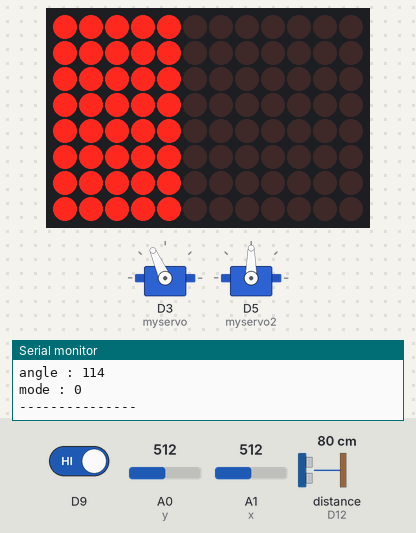
The sketch below on a simulated Arduino Uno R4 WiFi. Parts: 2 × servo, 12×8 LED matrix, the last lines printed to the serial monitor. Wiring (inferred from the names in the program): ultrasonic range finder: trigger D13; echo D12. The test bench sets the inputs (shaded band); at power-on: distance to the obstacle (sensor on D12) 80 cm, D9 HIGH, A0 (y) = 512, A1 (x) = 512. The echo pulse lasts 58.3 µs per cm; WiFi joins after 1.5 s; servers stay silent unless stated.

Above: at 12.7 s.
12.8 s: distance to the obstacle (sensor on D12) set to 2 cm
At 13.18 s:
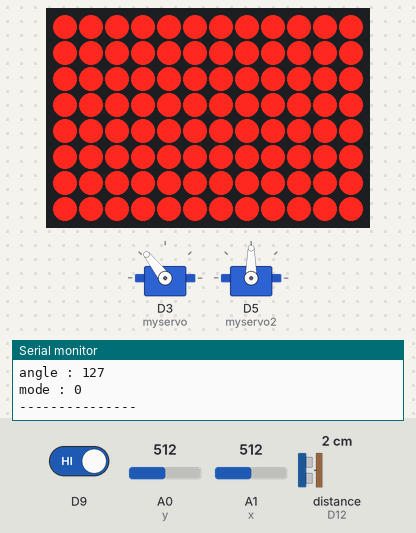
At 13.78 s:
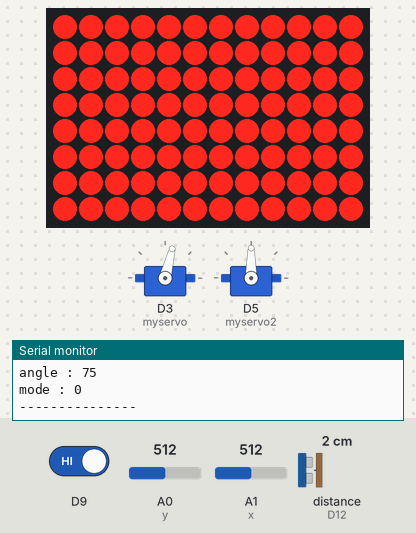
15.4 s: D9 driven LOW
At 17.1 s:
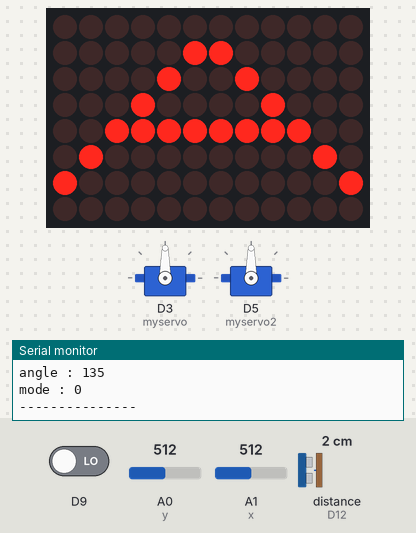
17.9 s: distance to the obstacle (sensor on D12) set to 18 cm
20.9 s: distance to the obstacle (sensor on D12) set to 35 cm
22.9 s: distance to the obstacle (sensor on D12) set to 60 cm
25.9 s: A0 (y) set to 716
At 31.2 s:
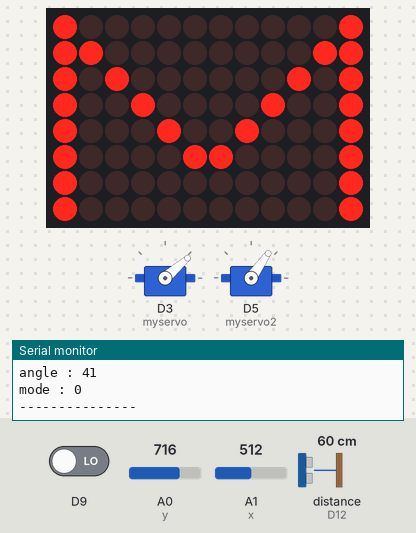
Timing chart, 0 to 31.9 s (numbered marks = the images above; inputs shaded):
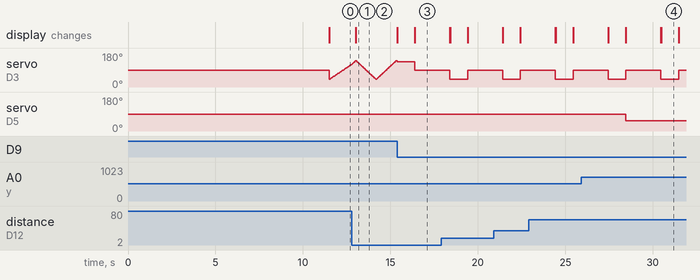

The sketch:

DoubleServo-ALL.ino
```cpp
#include "Arduino_LED_Matrix.h"
ArduinoLEDMatrix matrix;

#include <Servo.h>
Servo myservo;
Servo myservo2;

#include "WiFiS3.h"

//Variables partie opérative
int x = A1;
int y = A0;
int ms = 7;

int trigg = 13;
int echo = 12;
float distance;
int col0; int col1; int col2; int col3; int col4; int col5; int col6; int col7; int col8; int col9; int col10; int col11;

int move;

int cmp;
int check;

bool Manu;
bool upfront;

//Variables partie réseau
char ssid[] = "Freebox-C826F1_5GHz";        // SSID
char pass[] = "3xbz4qhnvcqwwdmvqnnzr5";    // Mot de passe du réseau
int keyIndex = 0;                 // Index utile pour WEP
byte mac[6];        // variable de 6 octets de long pour venir stocker l'adresse MAC de la carte
int status = WL_IDLE_STATUS;

// La communication avec le serveur se fera sur le port 80
WiFiServer server(80);

void setup() {

  Serial.begin(250000);
  while (!Serial) {
    ;
  }

// Setup partie Opérative ---------------------------------------------------------------------------------------------

  //définition des sorties PWM pour piloter les servomoteurs
  myservo.attach(3);
  myservo2.attach(5);

  //définition des entrées du joystick
  pinMode(x, INPUT);
  pinMode(y, INPUT);
  pinMode(ms, INPUT);

  //définition du bouton
  pinMode(9, INPUT);

  //Définition des E/S
  pinMode(trigg, OUTPUT);
  pinMode(echo, INPUT);

  //reset du signal au lancement du programme au cas où
  digitalWrite(trigg, false);

  matrix.begin();
  matrix.play(true);

  //Conditions initiales pour le cycle de rotation
  cmp = 40;
  check = 1;
  Manu = false;

// Setup partie Réseau ---------------------------------------------------------------------------------------------

  WiFi.macAddress(mac); //Stockage de l'adresse MAC de la carte

  // Attente du module Wi-fi
  if (WiFi.status() == WL_NO_MODULE) {
    Serial.println("Communication with WiFi module failed!");
    while (true);
  }

  // Vérification de la version du firmware
  String fv = WiFi.firmwareVersion();
  if (fv < WIFI_FIRMWARE_LATEST_VERSION) {
    Serial.println("Please upgrade the firmware");
  }

  // En attente de connection au réseau
  while (status != WL_CONNECTED) {
    Serial.print("Attempting to connect to SSID: ");
    Serial.println(ssid);

    // Connection au réseau
    status = WiFi.begin(ssid, pass);

    // Essai effectué toutes les 10 secondes
    delay(10000);
  }

  // Lancement du serveur une fois que la connection au réseau est établie
  server.begin();

  // Impression des infos de connection

  // Impression du SSID
  Serial.print("SSID: ");
  Serial.println(WiFi.SSID());

  // Impression de l'adresse IP
  IPAddress ip = WiFi.localIP();
  Serial.print("IP Address: ");
  Serial.println(ip);

  // Impression de la force du signal
  long rssi = WiFi.RSSI();
  Serial.print("signal strength (RSSI):");
  Serial.print(rssi);
  Serial.println(" dBm");

  // Impression de l'adresse MAC
  Serial.print("Adresse MAC : ");
  Serial.print(mac[0],HEX);
  Serial.print(":");
  Serial.print(mac[1],HEX);
  Serial.print(":");
  Serial.print(mac[2],HEX);
  Serial.print(":");
  Serial.print(mac[3],HEX);
  Serial.print(":");
  Serial.print(mac[4],HEX);
  Serial.print(":");
  Serial.println(mac[5],HEX);
}


void loop() {

// PARTIE OPERATIVE ---------------------------------------------------------------------------------------------

    //Gestion Mode
    //Incrémentation du compteur de gestion de mode
    if (digitalRead(9)==0){
        move++;
    }

    //Passage en mode manu (tempo d'une seconde pour contrer la vitesse d'execution du programme)
    if (move == 1) {

      while (!upfront){

        byte matrice[8][12] = {
          {1, 0, 0, 0, 0, 0, 0, 0, 0, 0, 0, 1},
          {1, 1, 0, 0, 0, 0, 0, 0, 0, 0, 1, 1},
          {1, 0, 1, 0, 0, 0, 0, 0, 0, 1, 0, 1},
          {1, 0, 0, 1, 0, 0, 0, 0, 1, 0, 0, 1},
          {1, 0, 0, 0, 1, 0, 0, 1, 0, 0, 0, 1},
          {1, 0, 0, 0, 0, 1, 1, 0, 0, 0, 0, 1},
          {1, 0, 0, 0, 0, 0, 0, 0, 0, 0, 0, 1},
          {1, 0, 0, 0, 0, 0, 0, 0, 0, 0, 0, 1}
        };

        matrix.renderBitmap(matrice, 8, 12);

        delay(1000);
        upfront = true;

      }

      Manu = true;

    }

    //Passage en mode auto (tempo d'une seconde pour contrer la vitesse d'execution du programme)
    if (move == 2){

      while (upfront){

        byte matrice[8][12] = {
          {0, 0, 0, 0, 0, 0, 0, 0, 0, 0, 0, 0},
          {0, 0, 0, 0, 0, 1, 1, 0, 0, 0, 0, 0},
          {0, 0, 0, 0, 1, 0, 0, 1, 0, 0, 0, 0},
          {0, 0, 0, 1, 0, 0, 0, 0, 1, 0, 0, 0},
          {0, 0, 1, 1, 1, 1, 1, 1, 1, 1, 0, 0},
          {0, 1, 0, 0, 0, 0, 0, 0, 0, 0, 1, 0},
          {1, 0, 0, 0, 0, 0, 0, 0, 0, 0, 0, 1},
          {0, 0, 0, 0, 0, 0, 0, 0, 0, 0, 0, 0}
        };

        matrix.renderBitmap(matrice, 8, 12);

        delay(2000);
        upfront = false;

      }

      Manu = false;
      move = 0;

      //Conditions initiales
      digitalWrite(trigg, false);
      cmp = 40;
      check = 1;

    }

  //Mode MANU ---
  if (Manu){

    //Calcul des positions des servos
    myservo.write(180-analogRead(x)*180/1023);
    myservo2.write(180-analogRead(y)*180/1023);

  };

    //Mode AUTO ---

  if (!Manu){

    // remise à 0 du cyle
    if (cmp == 40){
      check = 1;
    };

    //condition pour commencer le cycle
    if (cmp < 140 && check == 1 ) {
      //incrémentation jusqu'à 180°
      cmp = cmp + 1;
      myservo.write(cmp);

    } else {
      //décrémentation jusqu'à 0°
      check = 0;
      cmp = cmp - 1;
      myservo.write(cmp);

    };

      //Emission d'un signal de 10µs
      digitalWrite(trigg, true);
      delayMicroseconds(10);
      digitalWrite(trigg, false);

      //Mesure du temps (en microsecondes) qui sépare l'émission et la réception du signal de 10µs émis, avec un Time Out de 15 ms pour éviter les ralentissements
      float time = pulseIn(echo, true, 15000);

      //Calcul de la distance avant le rebond du signal (d=v*t) en centimètre
      float distance = ((time / 1000000) / 2) * 340 * 100; // 1 s = 1 000 000 µs | On divise par 2 le temps pour obtenir la durée avant rebond

      //log

      Serial.print("Distance : ");
      Serial.print(distance); //en cm
      Serial.println(" cm");
      Serial.print("temps : ");
      Serial.print(time);
      Serial.println(" μs");
      Serial.println("");
      Serial.print("x : ");
      Serial.println(analogRead(x));
      Serial.print("y : ");
      Serial.println(analogRead(y));
      Serial.print("angle : ");
      Serial.println(cmp);
      Serial.print("mode : ");
      Serial.println(move);
      Serial.println("---------------");

      int col[13]{ col0, col1, col2, col3, col4, col4, col5, col6, col7, col8, col9, col10, col11 };

      //Incrémentation de la matrice
      for (int i = 11; i >= (distance-10)/10; i--) {
          col[i] = 1;
      };

      byte matrice[8][12] = {
        {col[11], col[10], col[9], col[8], col[7], col[6], col[5], col[4], col[3], col[2], col[1], col[0]},
        {col[11], col[10], col[9], col[8], col[7], col[6], col[5], col[4], col[3], col[2], col[1], col[0]},
        {col[11], col[10], col[9], col[8], col[7], col[6], col[5], col[4], col[3], col[2], col[1], col[0]},
        {col[11], col[10], col[9], col[8], col[7], col[6], col[5], col[4], col[3], col[2], col[1], col[0]},
        {col[11], col[10], col[9], col[8], col[7], col[6], col[5], col[4], col[3], col[2], col[1], col[0]},
        {col[11], col[10], col[9], col[8], col[7], col[6], col[5], col[4], col[3], col[2], col[1], col[0]},
        {col[11], col[10], col[9], col[8], col[7], col[6], col[5], col[4], col[3], col[2], col[1], col[0]},
        {col[11], col[10], col[9], col[8], col[7], col[6], col[5], col[4], col[3], col[2], col[1], col[0]}
      };

      matrix.renderBitmap(matrice, 8, 12);


// PARTIE RESEAU ---------------------------------------------------------------------------------------------

WiFiClient client = server.available();

  //  Vérifie si un client se connecte
  if (client) {

    Serial.println("new client");
    // an HTTP request ends with a blank line
    boolean currentLineIsBlank = true;
    while (client.connected()) {

      if (client.available()) {


        // Données envoyées par le serveur au client
        char c = client.read();
        Serial.write(c);

        // Si vous êtes arrivé à la fin de la ligne (si vous avez reçu un caractère de nouvelle ligne)
        // et que la ligne est vide, cela signifie que la requête HTTP est terminée,
        // donc vous pouvez envoyer une réponse.

        if (c == '\n' && currentLineIsBlank) {

          // Envoie d'une réponse HTTP du serveur
          client.println("HTTP/1.1 200 OK");
          client.println("Content-Type: text/html");
          client.println("Connection: close");  // Fermeture de la connexion après chaque envoie de réponse
          client.println("Refresh: 5");  // la page se rafraichit toutes les ... secondes
          client.println();
          client.println("<!DOCTYPE HTML>");
          client.println("<html>");

          client.print("X : ");
          client.println(analogRead(x));
          client.print("Y : ");
          client.println(analogRead(y));
          client.print("Angle : ");
          client.println(cmp);
          client.print("Distance : ");
          client.print(distance);

          client.println("</html>");

          Serial.println("!REPONSE ENVOYEE!");
          break;
        }
        if (c == '\n') {

          currentLineIsBlank = true;

        } else if (c != '\r') {

          currentLineIsBlank = false;

        }
      }
    }

    // Tempo pour laisser le temps au serveur de recevoir les données
    delay(10);

    // Fermeture de la connexion du client au serveur
    client.stop();
    Serial.println("client disconnected");
  }

  delay(10);

  }
}
```

Measured:
- after the input at 12.8 s, the display: changes after 0.23 s (image 1)
- after the input at 15.4 s, the display: first changes at once (image 3 shows a later state)
- after the input at 25.9 s, servo on D5 (myservo2): 90° → 55° after 2.6 s
- by itself, servo on D3 (myservo): alternates 90° for 2.0 s and 41° for 1.0 s
- what the display in image 4 shows lasts 1.0 s, from 30.5 s to 31.5 s
